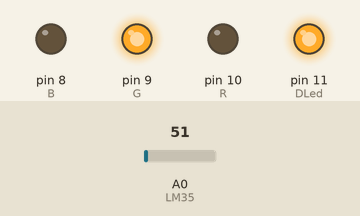
Simulated run of this sketch. Board: Arduino Uno, built with avr-gcc and run on an emulated ATmega328P. Parts: output pins drawn as LEDs (lit = HIGH). Inputs (shaded band) come from the test bench; at power-on: A0 (LM35) = 51. What the sketch prints to the serial monitor is not drawn.

Above: at 0.1 s.
Timing chart, 0 to 1.6 s (numbered marks = the images above):
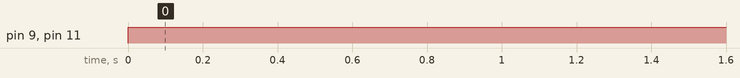

The sketch:

Exp_01.ino
```cpp
int DLed=11;
int R=10;
int G=9;
int B=8;
int LM35=A0;
float history[10];
int count=0;
boolean first=true;
void setup()
{ //this sets the output pins
  Serial.begin(9600);
  pinMode(DLed, OUTPUT);
  pinMode(R, OUTPUT);
  pinMode(G, OUTPUT);
  pinMode(B, OUTPUT);
  pinMode(LM35,INPUT);
}
void loop()
{
  //int x=analogRead(LM35);
  //x*= 0.48828125;
  //float tempf  =(tempc * 1.8) + 32;

  // Serial.println(" Value:");Serial.print(tempc);
  // Serial.println(" Value:");Serial.print(tempf);

  float reading=analogRead(LM35);
  float voltage=(reading * 5.0)/1024.0;
  float tempc  =(reading*0.0049)*100;

  if(count<10)
    history[count++]=tempc;
  else
    { count=0;  first=false; }

  float avg=getavg();
  Serial.println(avg);
  if(avg<20)        digitalWrite(B,HIGH);
  else if(avg<30)   digitalWrite(G,HIGH);
  else              digitalWrite(R,HIGH);
  int y=map((int)avg, 0, 100, 0, 255);
  Serial.println(y);
  digitalWrite(DLed,y);
  delay(500);
}

float getavg()
{
  float avg=20;
  if(!first)
  {
    avg=0;
    for (int i=0; i<10; i++)
      avg+=history[i];
    avg/=10;
  }
  return avg;
}
```

Measured:
- by itself, pin 9 (G), pin 11 (DLed): LOW → HIGH at 0.00 s
